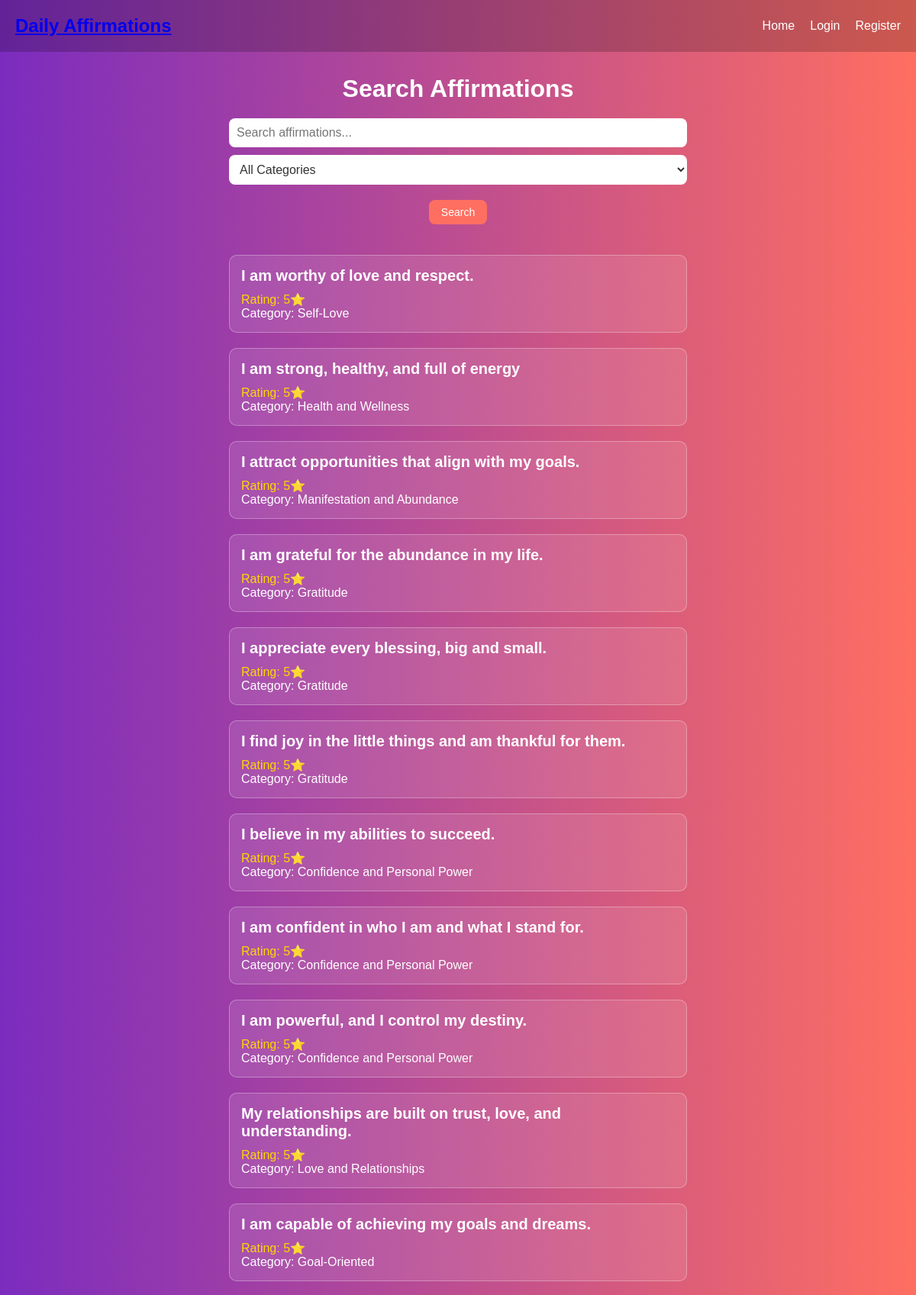
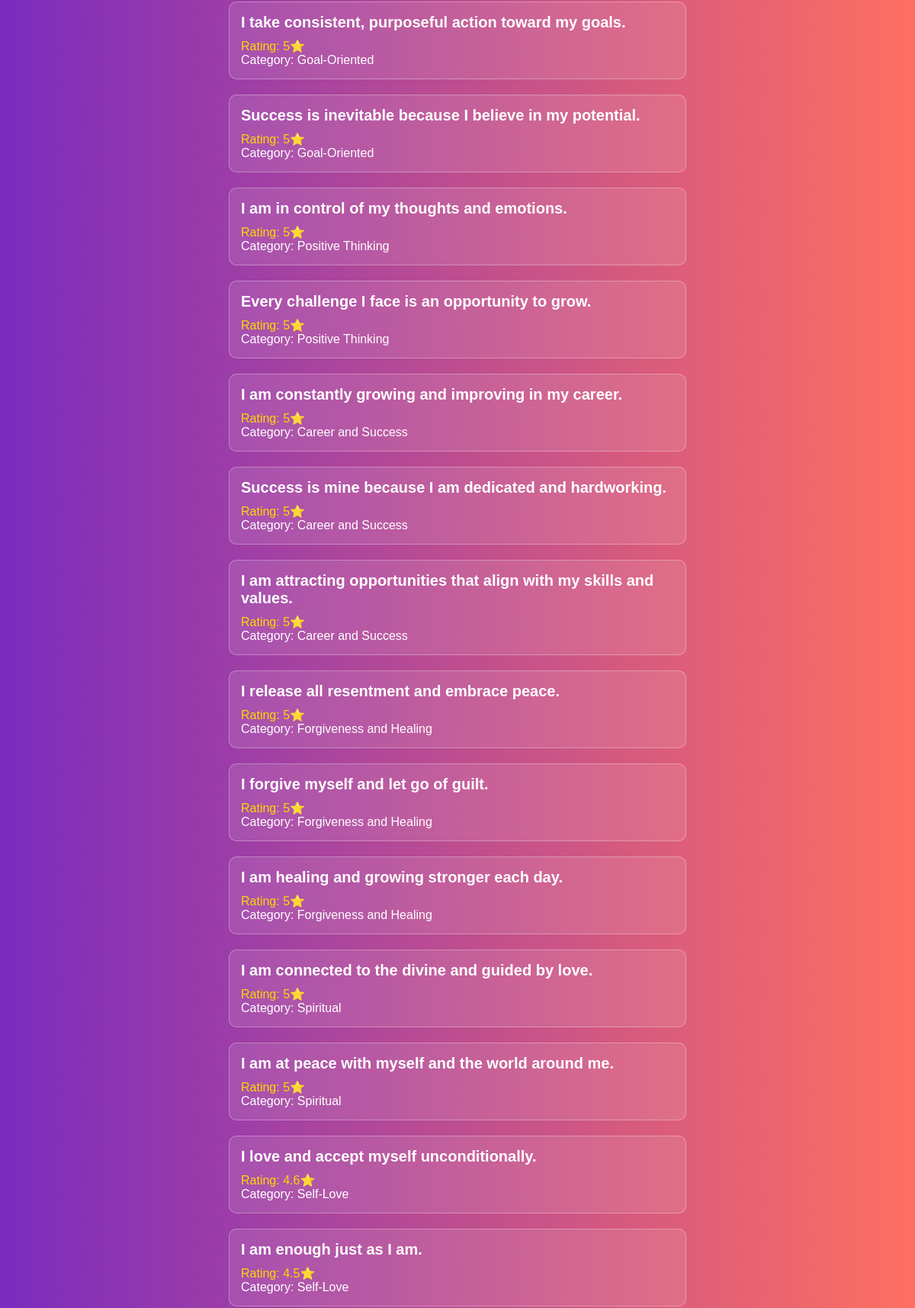
The app's page /search/ (upper part) with its own data (2 pictures, top to bottom).
### affirmations_app/models.py (models this page shows)
class Affirmation(models.Model):
    affirmation = models.TextField()
    category = models.CharField(max_length=100)
    rating = models.IntegerField(default=0)
    user = models.ForeignKey(User, on_delete=models.CASCADE, null=True, blank=True)

### affirmations_app/views.py (the view)
# urls.py: path('search/', views.search_affirmations, name='search'),
def search_affirmations(request):
    query = request.GET.get('query', '')
    category = request.GET.get('category', '')
    affirmations = Affirmation.objects.all()
    if query:
        affirmations = affirmations.filter(affirmation__icontains=query)
    if category:
        affirmations = affirmations.filter(category=category)
    affirmations = affirmations.order_by('-rating')
    context = {
        'affirmations': affirmations,
    }
    return render(request, 'search.html', context)

### affirmations_app/templates/search.html (shortened to what this page needs)
<!DOCTYPE html>
<html lang="en">
<head>
</head>
<body>
    <header>
        <a href="{% url 'home' %}" class="logo">Daily Affirmations</a>
        <div class="nav">
            <a href="{% url 'home' %}">Home</a>
            {% if user.is_authenticated %}
                <a href="{% url 'profile' %}">Profile</a>
                <a href="{% url 'suggest_affirmation' %}">Suggest</a>
            {% else %}
                <a href="{% url 'login' %}">Login</a>
                <a href="{% url 'register' %}">Register</a>
            {% endif %}
        </div>
    </header>
    <div class="search-container">
        <h1>Search Affirmations</h1>
        <form method="GET" action="{% url 'search' %}">
            <input type="text" name="query" placeholder="Search affirmations..." class="search-bar" value="{{ request.GET.query }}">
            <select name="category" class="category-dropdown">
                <option value="">All Categories</option>
            </select>
            <button type="submit" class="filter-button">Search</button>
        </form>
    </div>
    <div class="results-container">
        {% if affirmations %}
            {% for affirmation in affirmations %}
                <div class="affirmation-box">
                    <h3>{{ affirmation.affirmation }}</h3>
                    <p class="rating">Rating: {{ affirmation.rating }}⭐</p>
                    <p>Category: {{ affirmation.category }}</p>
                </div>
            {% endfor %}
        {% else %}
            <p>No results found.</p>
        {% endif %}
    </div>
</body>
</html>

### affirmations_app/templates/search.html (style rules this page uses)
* { margin: 0; padding: 0; box-sizing: border-box; font-family: Arial, sans-serif; }
body { display: flex; align-items: center; justify-content: flex-start; min-height: 100vh; background: linear-gradient(90deg, #7b2cbf, #ff6f61); color: white; text-align: center; flex-direction: column; }
header { display: flex; justify-content: space-between; align-items: center; width: 100%; padding: 20px; background: rgba(0, 0, 0, 0.2); }
.logo { font-size: 24px; font-weight: bold; }
.nav { display: flex; gap: 20px; }
.nav a { color: white; text-decoration: none; font-size: 16px; }
.search-container { width: 80%; max-width: 600px; margin-top: 30px; text-align: center; }
.search-bar { width: 100%; padding: 10px; font-size: 16px; border-radius: 8px; border: none; margin-bottom: 10px; }
.filter-button { margin-top: 10px; padding: 8px 16px; font-size: 14px; color: white; background: #ff6f61; border: none; border-radius: 8px; cursor: pointer; transition: background 0.3s; }
.results-container { margin-top: 30px; display: flex; flex-direction: column; align-items: center; width: 100%; padding: 0 20px; }
.affirmation-box { width: 100%; max-width: 600px; padding: 15px; margin: 10px 0; background: rgba(255, 255, 255, 0.1); border: 1px solid rgba(255, 255, 255, 0.3); border-radius: 10px; text-align: left; color: white; }
.affirmation-box h3 { font-size: 20px; margin-bottom: 10px; }
.affirmation-box p { font-size: 16px; }
.rating { font-size: 14px; color: #ffd700; }
.category-dropdown { width: 100%; padding: 10px; font-size: 16px; border-radius: 8px; border: none; margin-bottom: 10px; background: white; color: #333; }
h1 { margin-bottom: 20px; }

### records on screen
Affirmation: affirmation "I am worthy of love and respect.", rating "5", category "Self-Love"
Affirmation: affirmation "I am strong, healthy, and full of energy", rating "5", category "Health and Wellness"
Affirmation: affirmation "I attract opportunities that align with my goals.", rating "5", category "Manifestation and Abundance"
Affirmation: affirmation "I am grateful for the abundance in my life.", rating "5", category "Gratitude"
Affirmation: affirmation "I appreciate every blessing, big and small.", rating "5", category "Gratitude"
Affirmation: affirmation "I find joy in the little things and am thankful for them.", rating "5", category "Gratitude"
Affirmation: affirmation "I believe in my abilities to succeed.", rating "5", category "Confidence and Personal Power"
Affirmation: affirmation "I am confident in who I am and what I stand for.", rating "5", category "Confidence and Personal Power"
Affirmation: affirmation "I am powerful, and I control my destiny.", rating "5", category "Confidence and Personal Power"
Affirmation: affirmation "My relationships are built on trust, love, and understanding.", rating "5", category "Love and Relationships"
Affirmation: affirmation "I am capable of achieving my goals and dreams.", rating "5", category "Goal-Oriented"
Affirmation: affirmation "I take consistent, purposeful action toward my goals.", rating "5", category "Goal-Oriented"
Affirmation: affirmation "Success is inevitable because I believe in my potential.", rating "5", category "Goal-Oriented"
Affirmation: affirmation "I am in control of my thoughts and emotions.", rating "5", category "Positive Thinking"
Affirmation: affirmation "Every challenge I face is an opportunity to grow.", rating "5", category "Positive Thinking"
Affirmation: affirmation "I am constantly growing and improving in my career.", rating "5", category "Career and Success"
Affirmation: affirmation "Success is mine because I am dedicated and hardworking.", rating "5", category "Career and Success"
Affirmation: affirmation "I am attracting opportunities that align with my skills and values.", rating "5", category "Career and Success"
Affirmation: affirmation "I release all resentment and embrace peace.", rating "5", category "Forgiveness and Healing"
Affirmation: affirmation "I forgive myself and let go of guilt.", rating "5", category "Forgiveness and Healing"
Affirmation: affirmation "I am healing and growing stronger each day.", rating "5", category "Forgiveness and Healing"
Affirmation: affirmation "I am connected to the divine and guided by love.", rating "5", category "Spiritual"
Affirmation: affirmation "I am at peace with myself and the world around me.", rating "5", category "Spiritual"
Affirmation: affirmation "I love and accept myself unconditionally.", rating "4.6", category "Self-Love"
Affirmation: affirmation "I am enough just as I am.", rating "4.5", category "Self-Love"
